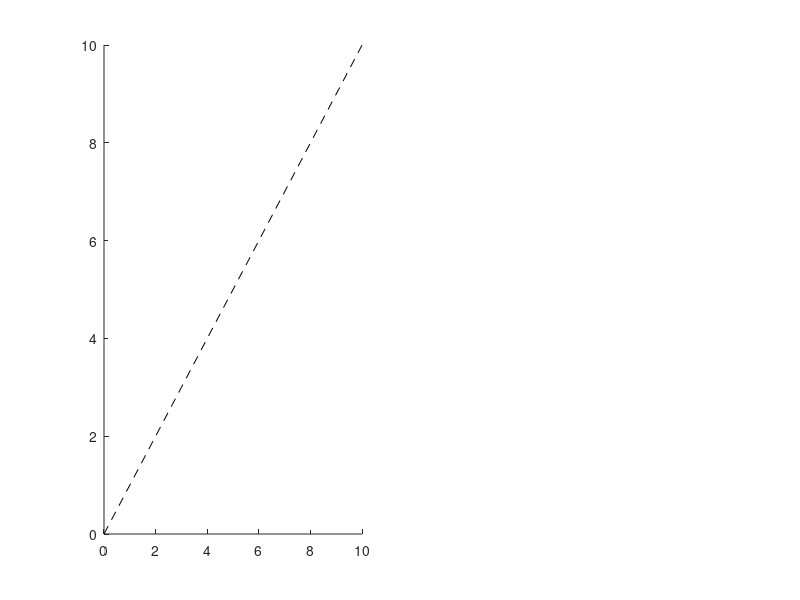

Here is the MATLAB script that generated this plot: (Note: this script raises an error after producing the figure.)
clear all
close all
clc


%-------------------------------------------------------------------------%
%    SIMULATION OF THE SIMPLE Q-LEARNING MODEL FOR INSTRUMENTAL CONDITIONING
%
%-------------------------------------------------------------------------%

nfl = dir('sim_data_sub*');
nsub = length(nfl);

estimP  = NaN(nsub,2);
simuP   = NaN(nsub,2);

for ksub = 1:nsub
    
    load(strcat('sim_data_sub',num2str(ksub)))
    
    %% -------------------------- INPUTS  -------------------------------------
    
    x0 = [5 0.5];
    xmin = [0 0];
    xmax = [50 1];
    
    options = optimset('Algorithm', 'interior-point', 'Display', 'iter-detailed', 'MaxIter', 10000); % These increase the number of iterations to ensure the convergence
    
    [parameters,nll,~,~,~]       = fmincon(@(x) Qlearner(x,ch,r),x0,[],[],[],[],xmin,xmax,[],options);
    
    
    estimP(ksub,:) = parameters;
    simuP(ksub,:) = [betaSim,alphaSim];
    
    
end


figure
subplot(1,2,1)
hold on
plot([0,10],[0,10],'--k')
[b,stats]    = robustfit(simuP(:,1),estimP(:,1));
XX             = linspace(min(simuP(:,1)),max(simuP(:,1)),1000);
[Yf]           = glmval(b,XX,'identity');
XXX            = sortrows([XX',Yf],1);
hModel         =   plot(XXX(:,1),XXX(:,2),'-',...
    'Color',.85*[0,0,1],...
    'LineWidth',2);

plot(simuP(:,1),estimP(:,1),'o',...
    'MarkerFaceColor',[1,1,1],...
    'MarkerEdgeColor',[0,0,0])
xlabel('true \beta')
ylabel('recovered \beta')

subplot(1,2,2)
hold on
plot([0,1],[0,1],'--k')
[b,stats]    = robustfit(simuP(:,2),estimP(:,2));
XX             = linspace(min(simuP(:,2)),max(simuP(:,2)),1000);
[Yf]           = glmval(b,XX,'identity');
XXX            = sortrows([XX',Yf],1);
hModel         =   plot(XXX(:,1),XXX(:,2),'-',...
    'Color',.85*[0,0,1],...
    'LineWidth',2);
plot(simuP(:,2),estimP(:,2),'o',...
    'MarkerFaceColor',[1,1,1],...
    'MarkerEdgeColor',[0,0,0])
xlabel('true \alpha')
ylabel('recovered \alpha')

%%
%%==========================================================


function nLL = Qlearner(params,choice,reward)

inv_temp = params(1);
alpha = params(2);

nsess = size(choice,2);
ntrials = size(choice,1);

PA = NaN(ntrials,nsess);
lik = NaN(ntrials,nsess);
Qt = NaN(ntrials,2,nsess);
PE = NaN(ntrials,nsess);

% INITIAL VALUE
Q0  = [0.5 0.5]; % initial value

for ksess = 1:nsess
    
    %% ------------------------- Q SIMULATION --------------------------------
    Qt(1,:,ksess)  = Q0;
    
    % value simulation
    for t = 1:ntrials
        
        PA(t,ksess)   = 1./(1+exp(-inv_temp.*(Qt(t,2,ksess)-Qt(t,1,ksess))));
        
        if choice(t,ksess) == 1
            lik(t,ksess) = 1 - PA(t,ksess);
        elseif choice(t,ksess) == 2
            lik(t,ksess) = PA(t,ksess);
        end
        
        % compute prediction error
        PE(t,ksess) = reward(t,ksess) - Qt(t,choice(t,ksess),ksess);
        
        % update value
        Qt(t+1,choice(t,ksess),ksess) = Qt(t,choice(t,ksess),ksess) + alpha.*PE(t,ksess);
        Qt(t+1,3-choice(t,ksess),ksess) = Qt(t,3-choice(t,ksess),ksess);
        
    end
end
nLL = -sum(log(lik(:)));

end